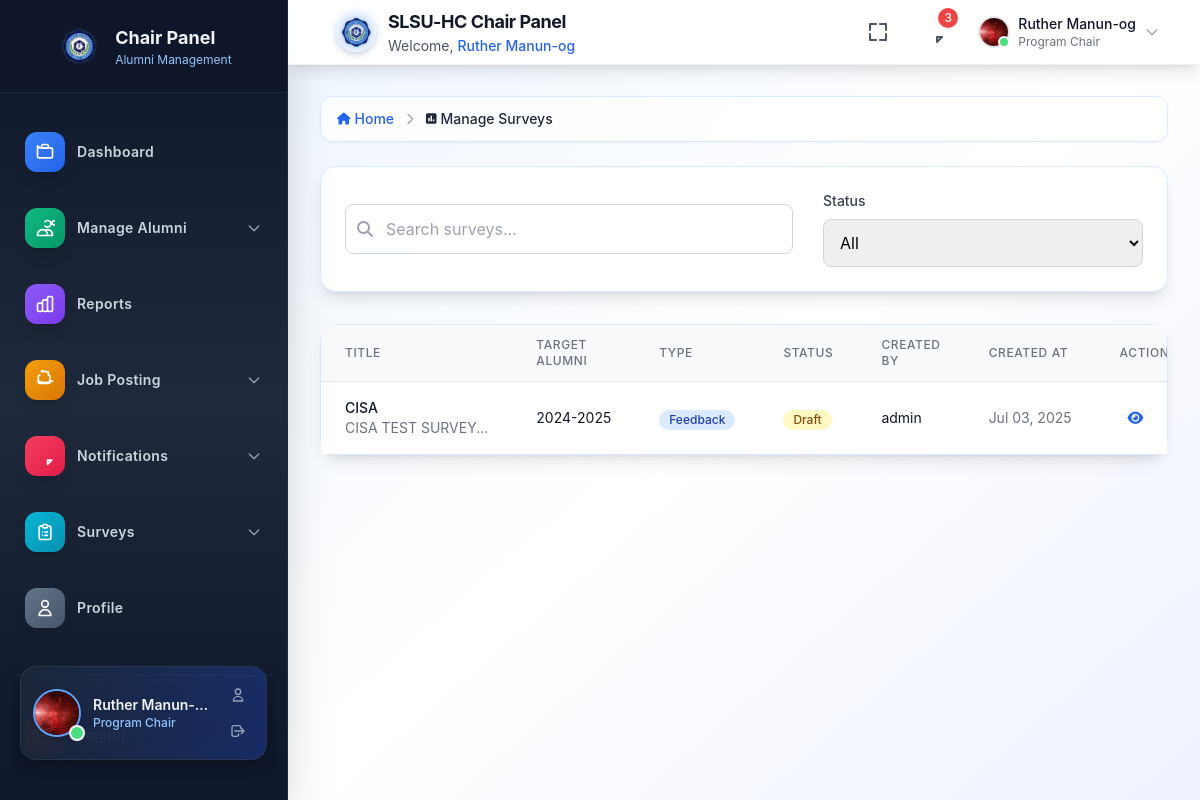
The page /program_chair/manage-surveys.php (signed in) on the database its author committed.
### tables this page shows
CREATE TABLE `survey` (
  `id` int(11) NOT NULL,
  `title` varchar(255) NOT NULL,
  `description` text DEFAULT NULL,
  `target_alumni` varchar(100) DEFAULT NULL,
  `survey_type` varchar(100) DEFAULT NULL,
  `questions` longtext DEFAULT NULL CHECK (json_valid(`questions`)),
  `start_date` date DEFAULT NULL,
  `end_date` date DEFAULT NULL,
  `anonymous` tinyint(1) DEFAULT 0,
  `status` enum('draft','published') DEFAULT 'draft',
  `created_by` varchar(100) DEFAULT NULL,
  `created_at` timestamp NOT NULL DEFAULT current_timestamp()
);

### program_chair/manage-surveys.php (the view, shortened to what this page needs)
<?php
include 'includes/header.php';
require_once '../admin/config/database.php';
$search = $_GET['search'] ?? '';
$filter = $_GET['filter'] ?? '';
$where = [];
$where_sql = $where ? ('WHERE ' . implode(' AND ', $where)) : '';
$per_page = 10;
$page = isset($_GET['page']) && is_numeric($_GET['page']) ? (int)$_GET['page'] : 1;
$offset = ($page - 1) * $per_page;
$survey_sql = "SELECT * FROM survey $where_sql ORDER BY created_at DESC LIMIT :limit OFFSET :offset";
$survey_stmt = $conn->prepare($survey_sql);
$survey_stmt->bindValue(':limit', $per_page, PDO::PARAM_INT);
$survey_stmt->bindValue(':offset', $offset, PDO::PARAM_INT);
$survey_stmt->execute();
$surveys = $survey_stmt->fetchAll(PDO::FETCH_ASSOC);
function render_survey_table($surveys) {
    ?>
    <div class="overflow-x-auto">
        <table class="min-w-full divide-y divide-gray-200">
            <thead class="bg-gray-50">
                <tr>
                    <th class="px-6 py-3 text-left text-xs font-medium text-gray-500 uppercase tracking-wider">Title</th>
                    <th class="px-6 py-3 text-left text-xs font-medium text-gray-500 uppercase tracking-wider">Target Alumni</th>
                    <th class="px-6 py-3 text-left text-xs font-medium text-gray-500 uppercase tracking-wider">Type</th>
                    <th class="px-6 py-3 text-left text-xs font-medium text-gray-500 uppercase tracking-wider">Status</th>
                    <th class="px-6 py-3 text-left text-xs font-medium text-gray-500 uppercase tracking-wider">Created By</th>
                    <th class="px-6 py-3 text-left text-xs font-medium text-gray-500 uppercase tracking-wider">Created At</th>
                    <th class="px-6 py-3 text-left text-xs font-medium text-gray-500 uppercase tracking-wider">Actions</th>
                </tr>
            </thead>
            <tbody class="bg-white divide-y divide-gray-200">
                <?php if (empty($surveys)): ?>
                    <tr>
                        <td colspan="7" class="px-6 py-12 text-center">
                            <div class="flex flex-col items-center">
                                <i class="fas fa-clipboard-list text-4xl text-gray-400 mb-4"></i>
                                <p class="text-gray-500">No surveys found.</p>
                            </div>
                        </td>
                    </tr>
                <?php else: ?>
                    <?php foreach ($surveys as $survey): ?>
                        <tr class="hover:bg-gray-50 transition-colors duration-200" data-survey='<?php echo htmlspecialchars(json_encode($survey), ENT_QUOTES, "UTF-8"); ?>'>
                            <td class="px-6 py-4">
                                <div class="max-w-xs">
                                    <div class="text-sm font-medium text-gray-900"><?php echo htmlspecialchars($survey['title']); ?></div>
                                    <?php if ($survey['description']): ?>
                                        <div class="text-sm text-gray-500 truncate"><?php echo htmlspecialchars(substr($survey['description'], 0, 60)) . '...'; ?></div>
                                    <?php endif; ?>
                                </div>
                            </td>
                            <td class="px-6 py-4 whitespace-nowrap text-sm text-gray-900"><?php echo htmlspecialchars($survey['target_alumni']); ?></td>
                            <td class="px-6 py-4 whitespace-nowrap">
                                <span class="inline-flex items-center px-2.5 py-0.5 rounded-full text-xs font-medium bg-blue-100 text-blue-800">
                                    <?php echo htmlspecialchars($survey['survey_type']); ?>
                                </span>
                            </td>
                            <td class="px-6 py-4 whitespace-nowrap">
                                <?php
                                $status = strtolower($survey['status']);
                                $badgeClass = '';
                                $text = ucfirst($status);
                                if ($status === 'published') {
                                    $badgeClass = 'bg-green-100 text-green-800';
                                } elseif ($status === 'draft') {
                                    $badgeClass = 'bg-yellow-100 text-yellow-800';
                                } else {
                                    $badgeClass = 'bg-gray-100 text-gray-800';
                                }
                                ?>
                                <span class="inline-flex items-center px-2.5 py-0.5 rounded-full text-xs font-medium <?php echo $badgeClass; ?>">
                                    <?php echo $text; ?>
                                </span>
                            </td>
                            <td class="px-6 py-4 whitespace-nowrap text-sm text-gray-900"><?php echo htmlspecialchars($survey['created_by']); ?></td>
                            <td class="px-6 py-4 whitespace-nowrap text-sm text-gray-500"><?php echo date('M d, Y', strtotime($survey['created_at'])); ?></td>
                            <td class="px-6 py-4 whitespace-nowrap text-sm font-medium">
                                <div class="flex space-x-2">
                                    <button class="text-blue-600 hover:text-blue-900 p-2 rounded-lg hover:bg-blue-50 transition-colors duration-200 preview-btn" title="Preview">
                                        <i class="fas fa-eye"></i>
                                    </button>
                                    <a href="edit-survey.php?id=<?php echo $survey['id']; ?>" class="text-yellow-600 hover:text-yellow-900 p-2 rounded-lg hover:bg-yellow-50 transition-colors duration-200" title="Edit">
                                    </a>
                                </div>
                            </td>
                        </tr>
                    <?php endforeach; ?>
                <?php endif; ?>
            </tbody>
        </table>
    </div>
    <?php
    return ob_get_clean();
}
    ?>
<!DOCTYPE html>
<html lang="en">
<head>
    <script src="https://cdn.tailwindcss.com"></script>
    <link rel="stylesheet" href="https://cdnjs.cloudflare.com/ajax/libs/font-awesome/6.4.0/css/all.min.css">
</head>
<body class="bg-gray-50">
    <?php include 'includes/navbar.php'; ?>
    <main class="lg:ml-72 pt-16 min-h-screen bg-gradient-to-br from-blue-50 via-white to-indigo-50">
        <div class="p-4 sm:p-6 lg:p-8">
            <div class="mb-6">
                <nav class="flex items-center space-x-2 text-sm text-gray-600 bg-white/80 backdrop-blur-sm rounded-xl px-4 py-3 shadow-sm border border-blue-100">
                    <span class="flex items-center space-x-1 text-blue-600 font-medium">
                        <i class="fas fa-home text-xs"></i>
                        <a href="index.php" class="hover:underline">Home</a>
                    </span>
                    <svg class="w-4 h-4 text-gray-400" fill="none" stroke="currentColor" viewBox="0 0 24 24">
                        <path stroke-linecap="round" stroke-linejoin="round" stroke-width="2" d="M9 5l7 7-7 7"></path>
                    </svg>
                    <span class="flex items-center space-x-1 text-gray-800 font-medium">
                        <i class="fas fa-poll text-xs"></i>
                        <span>Manage Surveys</span>
                    </span>
                </nav>
            </div>
            <div class="bg-white/90 backdrop-blur-sm rounded-2xl shadow-lg border border-blue-100 mb-8">
                <div class="p-6">
                    <div class="flex flex-col sm:flex-row gap-4 items-center justify-between">
                        <div class="relative flex-1 max-w-md">
                            <div class="absolute inset-y-0 left-0 pl-3 flex items-center pointer-events-none">
                            </div>
                            <input type="text" id="searchbar" class="block w-full pl-10 pr-4 py-3 border border-gray-300 rounded-lg focus:ring-2 focus:ring-blue-500 focus:border-blue-500 transition-colors duration-200"
                                   placeholder="Search surveys..."
                                   value="<?php echo htmlspecialchars($search); ?>">
                        </div>
                        <div class="flex-1 max-w-xs">
                            <label for="filterDropdown" class="block text-sm font-medium text-gray-700 mb-2">Status</label>
                            <select id="filterDropdown" class="block w-full px-3 py-3 border border-gray-300 rounded-lg focus:ring-2 focus:ring-blue-500 focus:border-blue-500 transition-all duration-200" >
                                <option value="" <?php if ($filter == '') echo 'selected'; ?>>All</option>
                            </select>
                        </div>
                    </div>
                </div>
            </div>
            <div class="bg-white/90 backdrop-blur-sm rounded-2xl shadow-lg border border-blue-100">
                <div id="survey-table-container">
                    <?php echo render_survey_table($surveys); ?>
                </div>
            </div>
        </div>
    </main>
</body>
</html>

### program_chair/assets/chair-panel.css (style rules this page uses)
body { font-family: 'Poppins', sans-serif; background: #f8fafc; }

### program_chair/manage-surveys.php (style rules this page uses)
body { font-family: 'Inter', -apple-system, BlinkMacSystemFont, 'Segoe UI', Roboto, sans-serif; background: linear-gradient(135deg, #f8fafc 0%, #e2e8f0 100%); }

### rows shown on the page
survey: title "CISA", description "CISA TEST SURVEY", target_alumni "2024-2025", survey_type "Feedback", status "Draft", created_by "admin", created_at "Jul 03, 2025"

### other values the page prints
$chair_name "Ruther Manun-…"
$chair_name "Ruther Manun-og"
